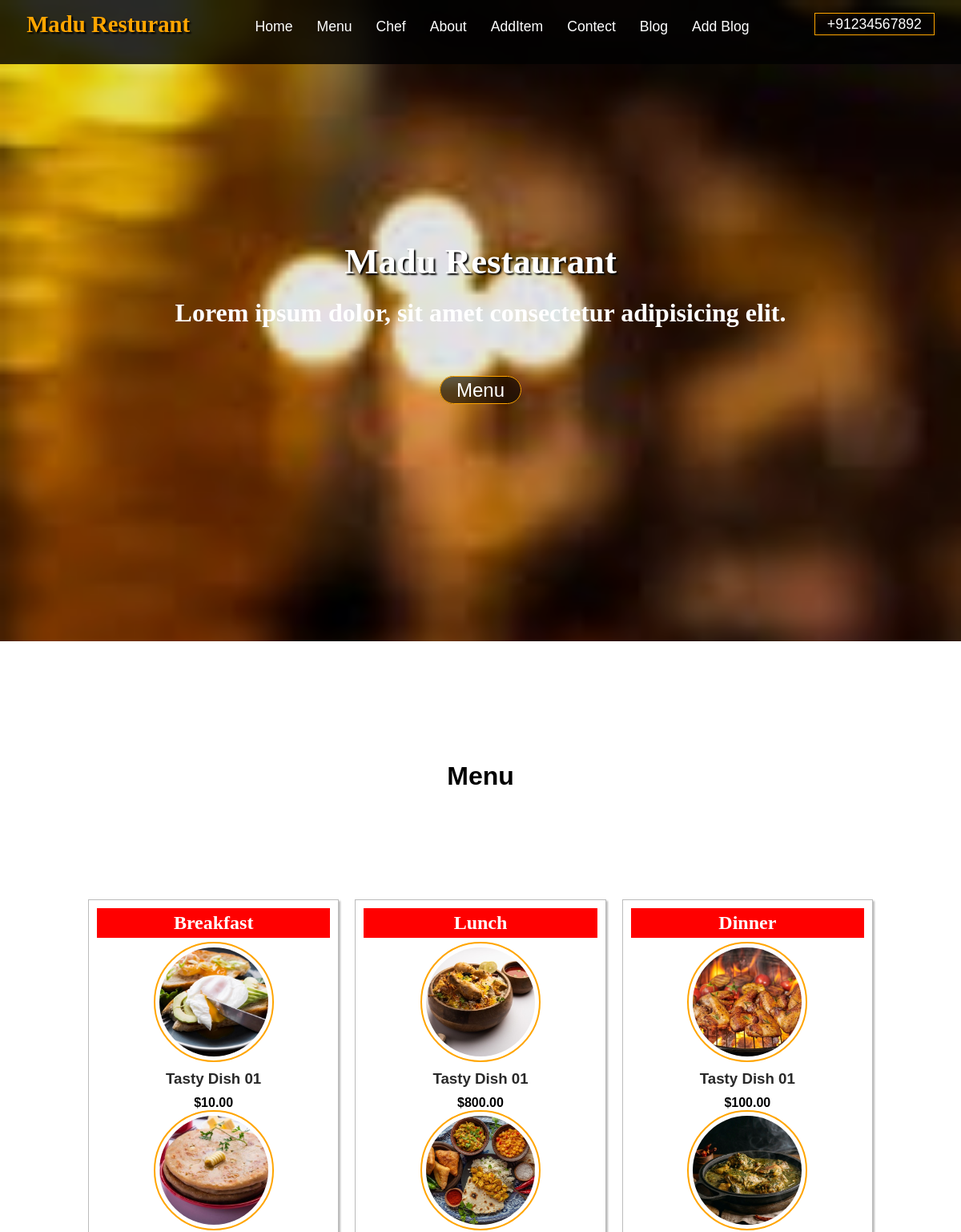
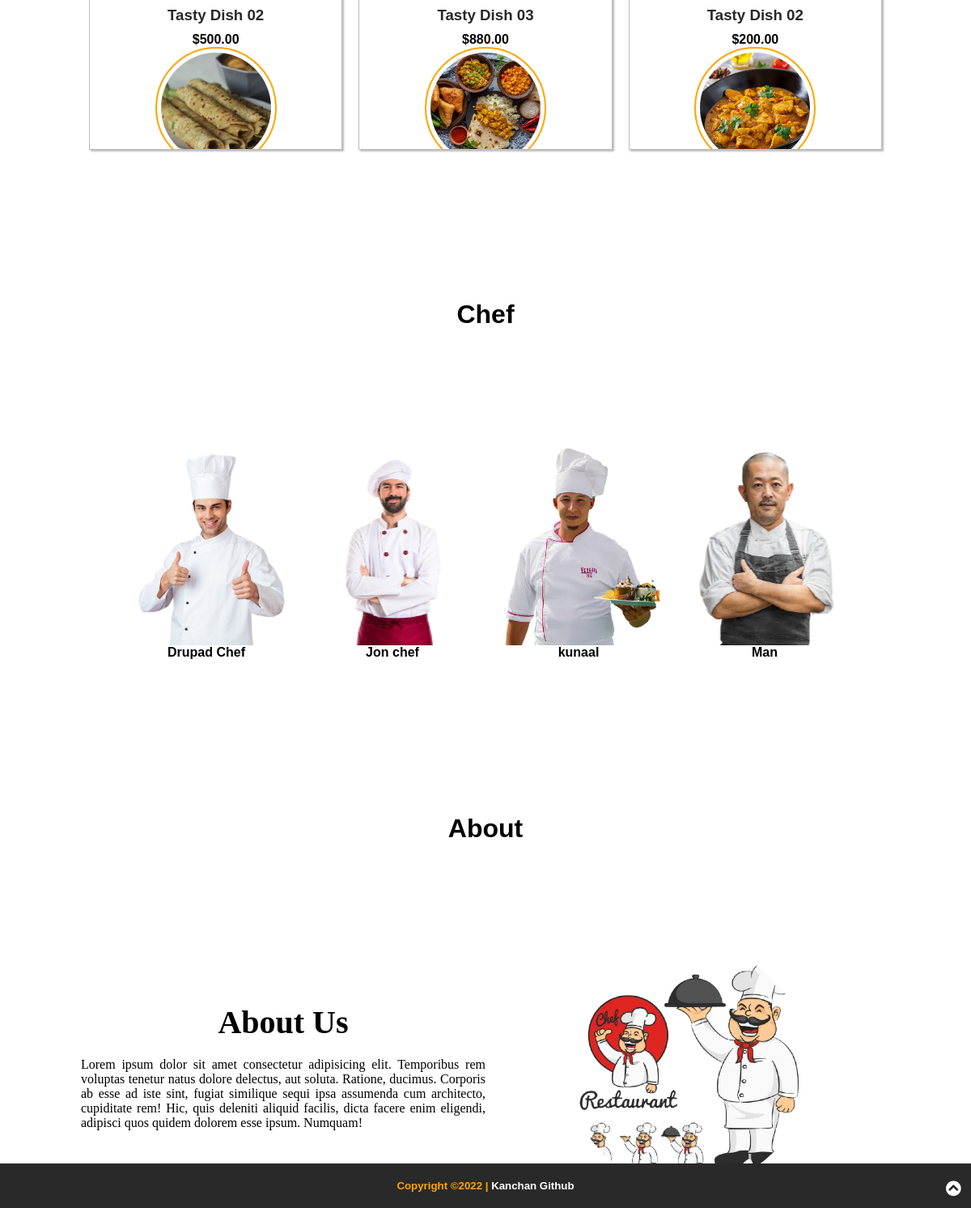
The page / on the database its author committed (2 pictures, top to bottom).
### restaurant/models.py (models this page shows, shortened)
class MenuItem(models.Model):
    CATEGORY_CHOICES =[
        ('breakfast', 'Breakfast'),
        ('lunch', 'Lunch'),
        ('dinner', 'Dinner'),
    ]
    name = models.CharField(max_length=100)
    description = models.TextField(blank=True)
    category = models.CharField(max_length=20, choices=CATEGORY_CHOICES)
    price = models.DecimalField(max_digits=5, decimal_places=2)
    image = models.ImageField(upload_to='menu_images/')

class Chef(models.Model):
    name = models.CharField(max_length=100)
    biography = models.TextField(blank=True)
    image = models.ImageField(upload_to='chef_images/')

### restaurant/views.py (the view)
# urls.py: path("", views.index, name='index'),
def  index(request):
    breakfast_items = MenuItem.objects.filter(category='breakfast')
    lunch_items = MenuItem.objects.filter(category='lunch')
    dinner_items = MenuItem.objects.filter(category='dinner')
    chefs = Chef.objects.all()
    context = {
        'breakfast_items': breakfast_items,
        'lunch_items': lunch_items,
        'dinner_items': dinner_items,
        'chefs': chefs,
    }
    return render(request, 'index.html',context)

### restaurant/templates/index.html (shortened to what this page needs)
{% load static %}
<!DOCTYPE html>
<html lang="en">
<head>
    <link rel="stylesheet" href="https://cdnjs.cloudflare.com/ajax/libs/font-awesome/5.15.4/css/all.min.css">
    <link rel="stylesheet" href="{% static 'css/style.css' %}">
</head>
<body>
    <div id="hero">
        <div id="hero_content">
            <h1>Madu Restaurant</h1>
            <h2>Lorem ipsum dolor, sit amet consectetur adipisicing elit.</h2>
            <a href="#menu">Menu</a>
        </div>
    </div>
    <div id="header">
        <nav id="navbar">
            <h1>Madu Resturant</h1>
            <ul>
                <li><a href="{% url 'index' %}" id="home">Home</a></li>
                <li><a href="#menu">Menu</a></li>
                <li><a href="#chef">Chef</a></li>
                <li><a href="#about">About</a></li>
                <li><a href="{% url 'add' %}">AddItem</a></li>
                <li><a href="{% url 'contact' %}" target="_blank">Contect</a></li>
                <li><a href="{% url 'blog' %}">Blog</a></li>
                <li><a href="{% url 'add_blog' %}">Add Blog</a></li>
            </ul>
            <div id="phone">
                <a href="tel:++91234567892">+91234567892</a>
            </div>
        </nav>
    </div>
    <div id="menu">
        <h1 id="section">Menu</h1>
        <div id="menu_row">
            <div id="menu_col">
                <h2>Breakfast</h2>
                <div class="box">
                    {% for item in breakfast_items %}
                    <div id="image">
                        <a href="{% url 'detail' item.id %}"><img src="{{ item.image.url }}" alt="{{ item.name }}"></a>
                    </div>
                    <div>
                        <h3>{{ item.name }} </h3>
                        <h4>${{ item.price }}</h4>
                    </div>
                    {% endfor %}
                </div>
            </div>
            <div id="menu_col">
                <h2>Lunch</h2>
                <div class="box">
                    {% for item in lunch_items %}
                    <div id="image">
                        <a href="{% url 'detail' item.id %}"><img src="{{ item.image.url }}" alt="{{ item.name }}"></a>
                    </div>
                    <div>
                        <h3>{{ item.name }}</h3>
                        <h4>${{ item.price }}</h4>
                    </div>
                    {% endfor %}
                </div>
            </div>
            <div id="menu_col">
                <h2>Dinner</h2>
                <div class="box">
                    {% for item in dinner_items %}
                    <div id="image">
                        <a href="{% url 'detail' item.id %}"><img src="{{ item.image.url }}" alt="{{ item.name }}"></a>
                    </div>
                    <div>
                        <h3>{{ item.name }} </h3>
                        <h4>${{ item.price }} </h4>
                    </div>
                    {% endfor %}
                </div>
            </div>
        </div>
    </div>
    <div id="chef">
        <h1 id="section">Chef</h1>
        <div id="chef_row">
            {% for chef in chefs %}
            <div class="chef_col">
                <div id="img">
                    <img src="{{ chef.image.url }}" alt="{{ chef.name }}">
                </div>
                <div>
                    <h4>{{ chef.name }}</h4>
                </div>
            </div>
            {% endfor %}
        </div>
    </div>
    <div id="about">
        <h1 id="section">About</h1>
        <div id="about_row">
            <div class="about_col">
                <h1>About Us</h1>
                <p>Lorem ipsum dolor sit amet consectetur adipisicing elit.
                    Temporibus rem voluptas tenetur natus dolore delectus,
                    aut soluta. Ratione, ducimus. Corporis ab esse ad iste sint,
                    fugiat similique sequi ipsa assumenda cum architecto, cupiditate
                    rem! Hic, quis deleniti aliquid facilis, dicta facere enim eligendi,
                    adipisci quos quidem dolorem esse ipsum. Numquam!</p>
            </div>
            <div class="about_col">
                <div id="about_img">
                    <img src="{% static 'images/about.png' %}" alt="">
                </div>
            </div>
        </div>
    </div>
    <div id="footer">
        <div>
            <h5>Copyright &copy;2022 | <a href="https://github.com/KanchanCS">Kanchan Github</a></h5>
        </div>
        <div id="top">
            <a href="#header"><i class="fas fa-chevron-circle-up"></i></a>
        </div>
    </div>
</body>
</html>

### static/css/style.css (style rules this page uses)
* { margin: 0; padding: 0; box-sizing: border-box; }
html { font-size: 100%; scroll-behavior: smooth; }
body { font-family: Arial, sans-serif; overflow-x: hidden; }
#hero { position: relative; width: 100vw; height: 100vh; display: flex; justify-content: center; align-items: center; text-align: center; }
#hero:before { content: ""; position: absolute; top: 0; left: 0; width: 100%; height: 100%; background-image: url('/static/images/hero.jpeg'); background-size: cover; background-position: center; background-repeat: no-repeat; background-attachment: fixed; filter: brightness(90%) }
#hero_content { position: absolute; }
#hero_content h1 { color: #fff; font-size: 2.8rem; text-shadow: 2px 2px 2px #000; }
#hero_content h2 { color: #fff; font-size: 2rem; font-family: cursive; margin-top: 1rem; margin-bottom: 4rem; }
#hero_content a { color: #fff; padding: 3px 20px 3px 20px; border: 1px solid orange; background: rgb(0, 0, 0, 0.6); font-size: 1.5rem; text-decoration: none; border-radius: 25px; }
#header { position: fixed; top: 0; width: 100vw; height: 70px; line-height: 60px; }
#navbar { display: flex; justify-content: space-around; background: rgba(2, 2, 2, 0.825); }
#navbar h1 { color: orange; font-size: 1.8rem; text-shadow: 2px 2px 2px #000; font-family: cursive; display: flex; justify-content: space-around; }
#navbar ul { display: flex; }
#navbar ul li { list-style: none; padding: 3px 15px 3px 15px; }
#navbar ul li a { text-decoration: none; color: #fff; font-size: 1.1rem; }
#phone a { text-decoration: none; color: #fff; font-size: 1.1rem; padding: 3px 15px 3px 15px; border: 1px solid orange; }
#menu { padding: 25px 0 25px 0; }
#section { padding: 25px 0 25px 0; text-align: center; font-size: 2rem; font-family: Verdana, Geneva, Tahoma, sans-serif; }
#menu_row { display: flex; padding: 0 100px 0 100px; }
#menu_col { box-shadow: 2px 2px 2px #bbb; border: 1px solid #bbb; background-color: #fff; margin: 10px; padding: 10px; flex: 1; height: 600px; overflow-x: auto; position: relative; }
#menu_col h2 { position: sticky; top: 0; background-color: #f00; color: white; padding: 10px; z-index: 1000; }
#menu_row h2 { background-color: red; color: #fff; text-align: center; padding: 5px; font-family: cursive; }
#image { width: 150px; height: 150px; border-radius: 50%; padding: 5px; border: 2px solid orange; transition: transform 1s; transition-timing-function: ease-out; }
#image img { width: 100%; height: 100%; border-radius: 50%; object-fit: cover; }
.box { display: flex; flex-direction: column; align-items: center; text-align: center; margin: 5px; }
#chef { padding: 25px 0 25px 0; }
#chef_row { display: flex; justify-content: center; flex-wrap: wrap; }
.chef_col { text-align: center; padding: 10px; margin: 5px; transition: transform 2s; transition-timing-function:ease-out ; }
#img { width: 200px; height: 250px; margin: auto; }
#img img { width: 100%; height: 100%; object-fit: cover; }
#about { padding: 25px 0 25px 0; }
#about_row { display: flex; justify-content: center; align-items: center; flex-wrap: wrap; padding: 0 100px 0 100px; }
.about_col { flex: 1; }
#about_img { width: 300px; height: 300px; border-radius: 50%; margin: auto; }
#about_img img { width: 100%; height: 100%; border-radius: 50%; object-fit: fill; }
.about_col h1 { text-align: center; font-family: cursive; }
.about_col p { text-align: justify; font-family: cursive; }
.contact_col p, h3 { color: #292929; font-weight: bold; margin: 10px; }
#section { margin: 100px; }
#footer { background-color: #292929; padding: 20px; position: fixed; left: 0; bottom: 0; width: 100%; }
#footer h5 { text-align: center; color: orange; }
#footer h5 a { color: #fff; text-decoration: none; }
#top { position: absolute; bottom: 12px; right: 12px; }
#top a { color: #fff; font-size: 1.2rem; }
h1 { font-size: 2.5rem; margin-bottom: 20px; text-align: center; }
.add-container, h1 { font-family: cursive; }
a { text-decoration: none; }

### rows shown on the page
MenuItem: image (picture), name "Tasty Dish 01", price "10.00"
MenuItem: image (picture), name "Tasty Dish 02", price "500.00"
MenuItem: image (picture)
MenuItem: image (picture), name "Tasty Dish 01", price "800.00"
MenuItem: image (picture), name "Tasty Dish 03", price "880.00"
MenuItem: image (picture)
MenuItem: image (picture), name "Tasty Dish 01", price "100.00"
MenuItem: image (picture), name "Tasty Dish 02", price "200.00"
MenuItem: image (picture)
Chef: image (picture), name "Drupad Chef"
Chef: image (picture), name "Jon chef"
Chef: image (picture), name "kunaal"
Chef: image (picture), name "Man"
